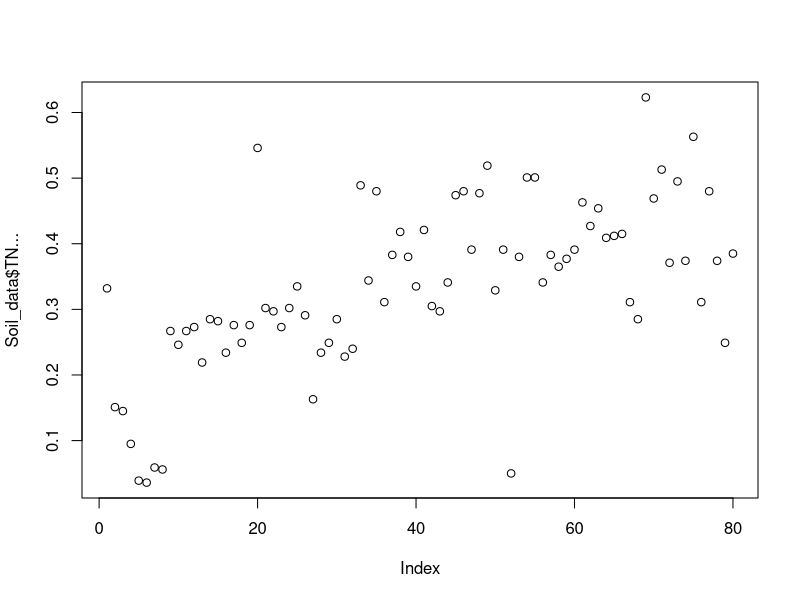
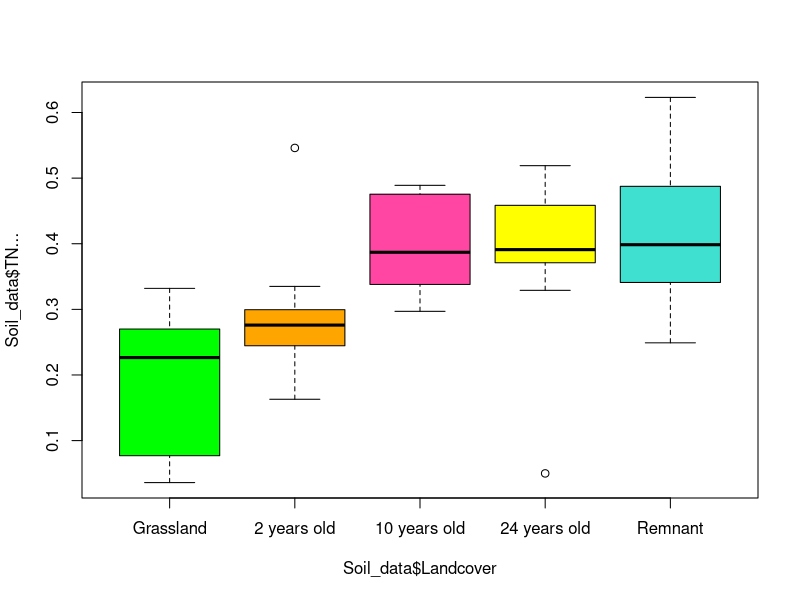

Source code (R) for these figures, in order: (Note: this script raises an error after producing the figures.)
#### Soil N ####
Soil_data<-read.table("Soil_data.csv",h=T, sep=",")
# Check
Soil_data
# Transform into factor
Soil_data$Landcover<- factor(Soil_data$Landcover, levels = c("Grassland","2 years old", "10 years old", "24 years old", "Remnant"))
Soil_data$Hill_side<-as.factor(Soil_data$Hill_side)
# Check
summary(Soil_data)
# Plot to visualise
plot(Soil_data$TN...)
colori<-c("green","orange","#ff46a2", "yellow","turquoise")
names(colori)<-levels(Soil_data$Landcover)
plot(Soil_data$TN...~Soil_data$Landcover,col=colori)
# Check the data variance
leveneTest(Soil_data$TN...,Soil_data$Landcover)
# In my case the data are homogeneous
# Check the data distribution
hist(Soil_data$TN...)
# Pretty normal
# Construction of the model
TN_model<-lmer(Soil_data$TN...~Soil_data$Landcover+(1|Soil_data$Hill_side))
# Plots of models' residuals
plot(TN_model)
# Summary
summary(TN_model)
# Post hoc comparisons
emms<-emmeans(TN_model, pairwise ~ Landcover)
# See the results
emms
# TN stock is highly correlated with landcover type, since they change according to the classical clusters of the early stages and later ones
#check residuals
TNresiduals_model<-residuals(TN_model)
plot(TNresiduals_model)
qqnorm(TNresiduals_model)
qqline(TNresiduals_model)
# In my case the residuals are ok, not clear patterns
# Additional evaluation
kruskal.test(Biomass$TN...~Biomass$Landcovertype)

#### CN Ratio ####
Soil_data<-read.table("Soil_data.csv",h=T, sep=",")
# Check
Soil_data
# Transform into factor
Soil_data$Landcover<- factor(Soil_data$Landcover, levels = c("Grassland","2 years old", "10 years old", "24 years old", "Remnant"))
Soil_data$Hill_side<-as.factor(Soil_data$Hill_side)
# Check
summary(Soil_data)
# Plot to visualise
plot(Soil_data$C_N_Ratio)
colori<-c("green","orange","#ff46a2", "yellow","turquoise")
names(colori)<-levels(Soil_data$Landcover)
plot(Soil_data$TN...~Soil_data$Landcover,col=colori)
# Check the data variance
leveneTest(Soil_data$C_N_Ratio,Soil_data$Landcover)
# In my case the data are homogeneous
# Check the data distribution
hist(Soil_data$C_N_Ratio)
# Pretty normal
# Construction of the model
CN_model<-lmer(Soil_data$C_N_Ratio~Soil_data$Landcover+(1|Soil_data$Hill_side))
# Plots of models' residuals
plot(CN_model)
# Summary
summary(CN_model)
# Post hoc comparisons
emms<-emmeans(CN_model, pairwise ~ Landcover)
# See the results
emms
#check residuals
CNresiduals_model<-residuals(CN_model)
plot(CNresiduals_model)
qqnorm(CNresiduals_model)
qqline(CNresiduals_model)
# In my case the residuals are ok, not clear patterns

#### Soil P ####
Soil_data<-read.table("Soil_data.csv",h=T, sep=",")
# Check
Soil_data
# Transform into factor
Soil_data$Landcover<- factor(Soil_data$Landcover, levels = c("Grassland","2 years old", "10 years old", "24 years old", "Remnant"))
Soil_data$Hill_side<-as.factor(Soil_data$Hill_side)
# Check
summary(Soil_data)
# Plot to visualise
plot(Soil_data$AP.mg_kg.)
colori<-c("green","orange","#ff46a2", "yellow","turquoise")
names(colori)<-levels(Soil_data$Landcover)
plot(Soil_data$AP.mg_kg.~Soil_data$Landcover,col=colori)
# Check the data variance
leveneTest(Soil_data$AP.mg_kg.,Soil_data$Landcover)
# In my case the data are homogeneous
# Check the data distribution
hist(Soil_data$AP.mg_kg.)
# A little positively skewed, thus:
hist(log(Soil_data$AP.mg_kg.))
# Construction of the model
AP_model<-lmer(log(Soil_data$AP.mg_kg.)~Soil_data$Landcover+(1|Soil_data$Hill_side))
AP_model
# Plots of models' residuals
plot(AP_model)
# Summary
summary(AP_model)
# Post hoc comparisons
emms<-emmeans(AP_model, pairwise ~ Landcover)
# See the results
emms
# Back-transform the results
emms_backtransformed <- regrid(emms, transform = T,predict.type)
# View the back-transformed EMMs and pairwise comparisons
emms_backtransformed
#check residuals
APresiduals_model<-residuals(AP_model)
plot(APresiduals_model)
qqnorm(APresiduals_model)
qqline(APresiduals_model)
# Residuals are ok, not clear patterns

#### Soil Organic Carbon Stock analyses ####
# Load the data
Soil_data<-read.table("Soil_data.csv",h=T, sep=",")
# Check
Soil_data
# Remove outlier
Soil_data <- Soil_data[Soil_data$Sample_ID != "R3SC", ]
# Transform into factor
Soil_data$Landcover<- factor(Soil_data$Landcover, levels = c("Grassland","2 years old", "10 years old", "24 years old", "Remnant"))
Soil_data$Hill_side<-as.factor(Soil_data$Hill_side)
# Check
summary(Soil_data)
# Plot to visualise
plot(Soil_data$SOCStock.tC_ha.)
colori<-c("green","orange","#ff46a2", "yellow","turquoise")
names(colori)<-levels(Soil_data$Landcover)
plot(Soil_data$SOCStock.tC_ha.~Soil_data$Landcover,col=colori)
# Check the data variance
leveneTest(Soil_data$SOCStock.tC_ha.,Soil_data$Landcover)
# In my case the data are homogeneous
# Check the data distribution
hist(Soil_data$SOCStock.tC_ha.)
# In my case data are just slighty positively skewed
# I fit a lmm which considers REML and dependence with the random factor
# If I use the lab pH the results are weird, if I use the same models but the field pH the results respects the plot of the SOC.
# To explore other models combination
# Model
SOC_model<-lmer(Soil_data$SOCStock.tC_ha.~Soil_data$Landcover+Soil_data$AP.mg_kg.+Soil_data$pH_field+Soil_data$C_N_Ratio+(1|Soil_data$Hill_side))
# Plots of models' residuals
plot(SOC_model)
# Summary
summary(SOC_model)
# C:N is not significant, thus I drop this parameter
SOC_model2<-lmer(Soil_data$SOCStock.tC_ha.~Soil_data$Landcover+Soil_data$AP.mg_kg.+Soil_data$pH_field+(1|Soil_data$Hill_side))
# Plots of models' residuals
plot(SOC_model2)
# Summary
summary(SOC_model2)
# Post hoc comparisons
emmeans(SOC_model2, pairwise ~ Landcover)
# Comparison between models
AIC(SOC_model,SOC_model2)
anova(SOC_model,SOC_model2)
logLik(SOC_model)
logLik(SOC_model2)
#check residuals of model2, which is the best between the 2
SOCresiduals_model<-residuals(SOC_model2)
plot(SOCresiduals_model)
qqnorm(SOCresiduals_model)
qqline(SOCresiduals_model)
# In my case the residuals are ok, not clear patterns
# To implement pairwise comparisons
emms<-emmeans(SOC_model2, pairwise ~ Landcover)
# See the results
emms

# Soil Organic Carbon analysis with spatial models
Soil_data<-read.table("Soil_data.csv",h=T, sep=",")
# Check
Soil_data
# Remove the outlier R3SC
Soil_data <- Soil_data[Soil_data$Sample_ID != "R3SC", ]
# Transform into factor
Soil_data$Landcover<- factor(Soil_data$Landcover, levels = c("Grassland","2 years old", "10 years old", "24 years old", "Remnant"))
Soil_data$Hill_side<-as.factor(Soil_data$Hill_side)
# Check
summary(Soil_data)
# Exploration of the basic model
data.spatialCor.gls <- gls(SOCStock.tC_ha. ~ Landcover+AP.mg_kg.+pH_field+C_N_Ratio, data=Soil_data,
                           method = "REML")
plot(data.spatialCor.gls)
# Convert data to a spatial points data frame (SPDF). This is also the format required to implement the models
coordinates(Soil_data) <- ~Long_ID + Lat_ID
# Check
Soil_data
# Implementation of variogram to understand the type of correlation
exp_variogram <- variogram(Soil_data$SOCStock.tC_ha. ~ 1, Soil_data)
plot(exp_variogram)
# Extract distance and gamma values
exp_variogram_data <- data.frame(distance = exp_variogram$dist, gamma = exp_variogram$gamma)
# Visualise
ggplot(exp_variogram_data, aes(x = distance, y = gamma)) +
  geom_point() +
  geom_line() +
  labs(x = "Lag (h)", y = "Semivariance") +
  theme_minimal()
# The gaussian structure seems to be the one that fits the best these points
# Implementation of the models considering the spatial correlation and the different structures of the variograms
# Other models with different correlation structure to verify the selection of the one with the lowest AIC
data.spatialCor.glsGaus <- gls(SOCStock.tC_ha. ~ Landcover+AP.mg_kg.+pH_field+C_N_Ratio,  data = Soil_data,
                               correlation = corGaus(form = ~Long_ID + Lat_ID, nugget = TRUE),
                               method = "REML")
data.spatialCor.glsExp <- gls(SOCStock.tC_ha. ~ Landcover+AP.mg_kg.+pH_field+C_N_Ratio, data=Soil_data,
                              correlation = corExp(form = ~Long_ID + Lat_ID, nugget = TRUE),
                              method = "REML")
data.spatialCor.glsLin <- gls(SOCStock.tC_ha. ~ Landcover+AP.mg_kg.+pH_field+C_N_Ratio, data=Soil_data,
                              correlation = corLin(form = ~Long_ID + Lat_ID, nugget = TRUE),
                              method = "REML")
data.spatialCor.glsRatio <- gls(SOCStock.tC_ha. ~ Landcover+AP.mg_kg.+pH_field+C_N_Ratio, data=Soil_data,
                                correlation = corRatio(form = ~Long_ID + Lat_ID, nugget = TRUE),
                                method = "REML")
data.spatialCor.glsSpher <- gls(SOCStock.tC_ha. ~ Landcover+AP.mg_kg.+pH_field+C_N_Ratio, data=Soil_data,
                                correlation = corSpher(form = ~Long_ID + Lat_ID, nugget = TRUE),
                                method = "REML")
# Evaluation through AIC
AIC(data.spatialCor.gls, data.spatialCor.glsExp, data.spatialCor.glsLin, data.spatialCor.glsGaus,
    data.spatialCor.glsRatio,data.spatialCor.glsSpher)
anova(data.spatialCor.gls, data.spatialCor.glsExp)
# Evaluate loglikelihood
logLik(data.spatialCor.gls)
logLik(data.spatialCor.glsExp)
logLik(data.spatialCor.glsLin)
logLik(data.spatialCor.glsGaus)
logLik(data.spatialCor.glsRatio)
logLik(data.spatialCor.glsSpher)

# Models without C:N, since not significant
# Exploration of the basic model assuming no correlation
data.spatialCor.gls <- gls(SOCStock.tC_ha. ~ Landcover+AP.mg_kg.+pH_field, data=Soil_data,
                           method = "REML")
# Other models with different correlation structure to verify the selection of the one with the lowest AIC
data.spatialCor.glsGaus <- gls(SOCStock.tC_ha. ~  Landcover+AP.mg_kg.+pH_field,  data = Soil_data,
                               correlation = corGaus(form = ~Long_ID + Lat_ID, nugget = TRUE),
                               method = "REML")
data.spatialCor.glsExp <- gls(SOCStock.tC_ha. ~  Landcover+AP.mg_kg.+pH_field, data=Soil_data,
                              correlation = corExp(form = ~Long_ID + Lat_ID, nugget = TRUE),
                              method = "REML")
data.spatialCor.glsLin <- gls(SOCStock.tC_ha. ~  Landcover+AP.mg_kg.+pH_field, data=Soil_data,
                              correlation = corLin(form = ~Long_ID + Lat_ID, nugget = TRUE),
                              method = "REML")
data.spatialCor.glsRatio <- gls(SOCStock.tC_ha. ~  Landcover+AP.mg_kg.+pH_field, data=Soil_data,
                                correlation = corRatio(form = ~Long_ID + Lat_ID, nugget = TRUE),
                                method = "REML")
data.spatialCor.glsSpher <- gls(SOCStock.tC_ha. ~  Landcover+AP.mg_kg.+pH_field, data=Soil_data,
                                correlation = corSpher(form = ~Long_ID + Lat_ID, nugget = TRUE),
                                method = "REML")
# Evaluation through AIC
AIC(data.spatialCor.gls, data.spatialCor.glsExp, data.spatialCor.glsLin, data.spatialCor.glsGaus,
    data.spatialCor.glsRatio,data.spatialCor.glsSpher)
# Evaluate loglikelihood
logLik(data.spatialCor.gls)
logLik(data.spatialCor.glsExp)
logLik(data.spatialCor.glsLin)
logLik(data.spatialCor.glsGaus)
logLik(data.spatialCor.glsRatio)
logLik(data.spatialCor.glsSpher)
# The best fit is from the model that consider a spherical structural correlation. 
# Run the model
data.spatialCor.glsSpher
# See better the results
summary(data.spatialCor.glsSpher)
#check residuals
residuals_model<-residuals(data.spatialCor.glsSpher)
plot(residuals_model)
qqnorm(residuals_model)
qqline(residuals_model)
# Normal, no patterns visible
# Post hoc comparisons (note that the comparison consider average pH which is 5.75)
emmsSpherSOC<-emmeans(data.spatialCor.glsSpher, pairwise ~ Landcover, mode="df.error")
# See the results
emmsSpherSOC
# See summary of best model
summary(data.spatialCor.glsSpher)

#### SOC Plots ####
# Load the dataset without converting it into spatial one
Soil_data<-read.table("Soil_data.csv",h=T, sep=",")
# Order the factor
Soil_data$Landcover<- factor(Soil_data$Landcover, levels = c("Grassland","2 years old", "10 years old", "24 years old", "Remnant"))
# Retrieve Tukey HSD results to see the significance and write the letters for the significance above the box plots
emmsSpherSOC
# Write a vector with them
Letters<- c("A","A","AB","B","AB")
# Create a dataframe with them
BoxplotLetters <- data.frame(Landcover = unique(Soil_data$Landcover), Letters = Letters)
# Check
BoxplotLetters
# Merge the data frames
Soil_data <- merge(Soil_data, BoxplotLetters, by = "Landcover")
# Calculate label y-positions above the boxplots
# Find the upper whisker for each boxplot
upper_whiskers <- aggregate(SOCStock.tC_ha. ~ Landcover, data = Soil_data, FUN = function(x) boxplot.stats(x)$stats[5])
Soil_data <- merge(Soil_data, upper_whiskers, by = "Landcover", suffixes = c("", "_upper"))
#Calculate the position for the letters
Soil_data$label_y <- Soil_data$SOCStock.tC_ha._upper + 5
# Plot with default colors reported explicitly to be sure to match the colors in Aboveground plot (not reporting them brings the same result)
colori<-c("#F8766D","#A3A500","#00BF7D","#00B0F6","#E76BF3")
names(colori)<-levels(Soil_data$Landcover)
ggplot(Soil_data, aes(x = Landcover, y = SOCStock.tC_ha.)) +
  geom_boxplot(aes(fill = Landcover)) +
  geom_point(aes(fill = Landcover), cex = 2, alpha = 0.5, colour = "black", pch = 21, stroke = 1) +
  geom_text(aes(y = label_y, label = Letters), size = 5) +  # Use merged data, correct y, and Letters column
  labs(x = "Landcover", y = "SOC (t/ha)") +
  theme_classic()+
  theme(axis.title.y = element_text(size=16))

# Plot to visualise without the outlier (if not already removed before)
# Load the dataset without converting it into spatial one
Soil_data<-read.table("Soil_data.csv",h=T, sep=",")
# Remove the outlier R3SC
Soil_data <- Soil_data[Soil_data$Sample_ID != "R3SC", ]
# Order the factor
Soil_data$Landcover<- factor(Soil_data$Landcover, levels = c("Grassland","2 years old", "10 years old", "24 years old", "Remnant"))
# Retrieve Tukey HSD results to see the significance and write the letters for the significance above the box plots
emmsSpherSOC
# Write a vector with them
Letters<- c("A","A","AB","B","AB")
# Create a dataframe with them
BoxplotLetters <- data.frame(Landcover = unique(Soil_data$Landcover), Letters = Letters)
# Check
BoxplotLetters
# Merge the data frames
Soil_data <- merge(Soil_data, BoxplotLetters, by = "Landcover")
# Calculate label y-positions above the boxplots
# Find the upper whisker for each boxplot
upper_whiskers <- aggregate(SOCStock.tC_ha. ~ Landcover, data = Soil_data, FUN = function(x) boxplot.stats(x)$stats[5])
Soil_data <- merge(Soil_data, upper_whiskers, by = "Landcover", suffixes = c("", "_upper"))
#Calculate the position for the letters
Soil_data$label_y <- Soil_data$SOCStock.tC_ha._upper + 5
# Plot with default colors reported explicitly to be sure to match the colors in Aboveground plot
colori<-c("#F8766D","#A3A500","#00BF7D","#00B0F6","#E76BF3")
names(colori)<-levels(Soil_data$Landcover)
ggplot(Soil_data, aes(x = Landcover, y = SOCStock.tC_ha.)) +
  geom_boxplot(aes(fill = Landcover)) +
  geom_point(aes(fill = Landcover), cex = 2, alpha = 0.5, colour = "black", pch = 21, stroke = 1) +
  geom_text(aes(y = label_y, label = Letters), size = 5) +  # Use merged data, correct y, and Letters column
  labs(x = "Landcover", y = "SOC (t/ha)") +
  theme_classic()+
  scale_fill_manual(values = colori) +
  theme(axis.title.y = element_text(size=16))
